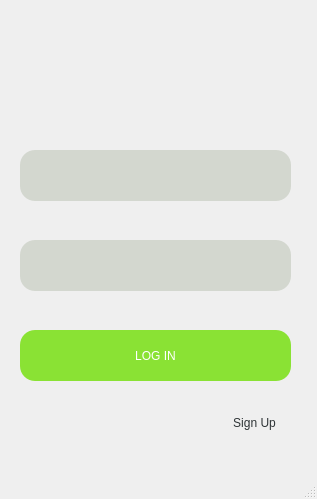
<?xml version="1.0" encoding="UTF-8"?>
<ui version="4.0">
 <class>login</class>
 <widget class="QMainWindow" name="login">
  <property name="geometry">
   <rect>
    <x>0</x>
    <y>0</y>
    <width>317</width>
    <height>499</height>
   </rect>
  </property>
  <property name="minimumSize">
   <size>
    <width>317</width>
    <height>499</height>
   </size>
  </property>
  <property name="maximumSize">
   <size>
    <width>317</width>
    <height>499</height>
   </size>
  </property>
  <property name="windowTitle">
   <string>login</string>
  </property>
  <property name="styleSheet">
   <string notr="true">#line_user{	
	background-color:rgb(211, 215, 207);	
	border-radius: 15px ;
	color:rgb(46, 52, 54);
	margin-bottom: 20px;
	margin-left:10px;
	margin-right:10px;
	font-size: 15pt;
}

#line_user:focus{
	
	border-bottom: 3px solid rgb(138, 226, 52);
	border-right: 3px solid rgb(138, 226, 52);
	color: rgb(255, 255, 255);
}


#line_pass{	
	
	background-color:rgb(211, 215, 207);	
	border-radius: 15px ;
	color:rgb(46, 52, 54);
	margin-bottom: 20px;
	margin-left:10px;
	margin-right:10px;
	font-size: 15pt;
}

#line_pass:focus{
	
	border-bottom: 3px solid rgb(138, 226, 52);
border-right: 3px solid rgb(138, 226, 52);
	color: rgb(255, 255, 255);
}

#log_btn{	
	background-color:rgb(138, 226, 52);	
	border-radius: 15px ;
	color:rgb(255, 255, 255);
	margin-bottom: 20px;
	margin-left:10px;
	margin-right:10px;
}

#log_btn:hover{
	color:rgb(252, 233, 79);
	border-bottom: 3px solid  rgb(252, 233, 79);
	border-right:3px solid  rgb(252, 233, 79);
}

#sign_btn{
color:rgb(46, 52, 54);
border:none;
bacground-color; transparent;
}

#sign_btn:hover{
border-bottom: 3px solid  rgb(138, 226, 52);
color:rgb(138, 226, 52);
}


#icon_user{
	background-image: url(:/icons/icons/user.png);

}

#icon_pass{
	
	background-image: url(:/icons/icons/pass.png);

}</string>
  </property>
  <widget class="QWidget" name="centralwidget">
   <widget class="QLineEdit" name="line_pass">
    <property name="geometry">
     <rect>
      <x>10</x>
      <y>240</y>
      <width>291</width>
      <height>71</height>
     </rect>
    </property>
    <property name="layoutDirection">
     <enum>Qt::LeftToRight</enum>
    </property>
    <property name="echoMode">
     <enum>QLineEdit::Password</enum>
    </property>
   </widget>
   <widget class="QLineEdit" name="line_user">
    <property name="geometry">
     <rect>
      <x>10</x>
      <y>150</y>
      <width>291</width>
      <height>71</height>
     </rect>
    </property>
    <property name="maxLength">
     <number>30</number>
    </property>
   </widget>
   <widget class="QLabel" name="icon">
    <property name="geometry">
     <rect>
      <x>100</x>
      <y>20</y>
      <width>131</width>
      <height>111</height>
     </rect>
    </property>
    <property name="text">
     <string/>
    </property>
   </widget>
   <widget class="QPushButton" name="log_btn">
    <property name="geometry">
     <rect>
      <x>10</x>
      <y>330</y>
      <width>291</width>
      <height>71</height>
     </rect>
    </property>
    <property name="text">
     <string>LOG IN</string>
    </property>
   </widget>
   <widget class="QPushButton" name="sign_btn">
    <property name="geometry">
     <rect>
      <x>210</x>
      <y>410</y>
      <width>89</width>
      <height>25</height>
     </rect>
    </property>
    <property name="text">
     <string>Sign Up</string>
    </property>
   </widget>
   <widget class="QLabel" name="icon_user">
    <property name="geometry">
     <rect>
      <x>260</x>
      <y>160</y>
      <width>31</width>
      <height>31</height>
     </rect>
    </property>
    <property name="text">
     <string/>
    </property>
   </widget>
   <widget class="QLabel" name="icon_pass">
    <property name="geometry">
     <rect>
      <x>260</x>
      <y>250</y>
      <width>31</width>
      <height>31</height>
     </rect>
    </property>
    <property name="text">
     <string/>
    </property>
   </widget>
  </widget>
  <widget class="QMenuBar" name="menubar">
   <property name="geometry">
    <rect>
     <x>0</x>
     <y>0</y>
     <width>317</width>
     <height>22</height>
    </rect>
   </property>
  </widget>
  <widget class="QStatusBar" name="statusbar"/>
 </widget>
 <resources/>
 <connections/>
</ui>
